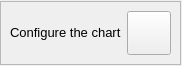
          <widget class="QWidget" name="scrollAreaWidgetContents_4">
           <property name="geometry">
            <rect>
             <x>0</x>
             <y>0</y>
             <width>182</width>
             <height>66</height>
            </rect>
           </property>
           <layout class="QVBoxLayout" name="verticalLayout_27">
            <property name="spacing">
             <number>0</number>
            </property>
            <property name="leftMargin">
             <number>0</number>
            </property>
            <property name="topMargin">
             <number>0</number>
            </property>
            <property name="rightMargin">
             <number>0</number>
            </property>
            <property name="bottomMargin">
             <number>0</number>
            </property>
            <item>
             <layout class="QVBoxLayout" name="testPageLayout">
              <item alignment="Qt::AlignHCenter|Qt::AlignVCenter">
               <widget class="QFrame" name="testFrameConfChart">
                <property name="sizePolicy">
                 <sizepolicy hsizetype="Maximum" vsizetype="Maximum">
                  <horstretch>0</horstretch>
                  <verstretch>0</verstretch>
                 </sizepolicy>
                </property>
                <property name="font">
                 <font>
                  <pointsize>10</pointsize>
                 </font>
                </property>
                <property name="frameShape">
                 <enum>QFrame::StyledPanel</enum>
                </property>
                <property name="frameShadow">
                 <enum>QFrame::Raised</enum>
                </property>
                <layout class="QHBoxLayout" name="horizontalLayout_7">
                 <item alignment="Qt::AlignVCenter">
                  <widget class="QLabel" name="label_26">
                   <property name="sizePolicy">
                    <sizepolicy hsizetype="Maximum" vsizetype="Preferred">
                     <horstretch>0</horstretch>
                     <verstretch>0</verstretch>
                    </sizepolicy>
                   </property>
                   <property name="font">
                    <font>
                     <pointsize>10</pointsize>
                    </font>
                   </property>
                   <property name="text">
                    <string>Configure the chart</string>
                   </property>
                  </widget>
                 </item>
                 <item alignment="Qt::AlignVCenter">
                  <widget class="QPushButton" name="testBtnConfChart">
                   <property name="sizePolicy">
                    <sizepolicy hsizetype="Fixed" vsizetype="Fixed">
                     <horstretch>0</horstretch>
                     <verstretch>0</verstretch>
                    </sizepolicy>
                   </property>
                   <property name="minimumSize">
                    <size>
                     <width>44</width>
                     <height>44</height>
                    </size>
                   </property>
                   <property name="maximumSize">
                    <size>
                     <width>44</width>
                     <height>44</height>
                    </size>
                   </property>
                   <property name="text">
                    <string/>
                   </property>
                   <property name="icon">
                    <iconset resource="MainWin.qrc">
                     <normaloff>:/icons/media/icons/chart.ico</normaloff>:/icons/media/icons/chart.ico</iconset>
                   </property>
                   <property name="iconSize">
                    <size>
                     <width>32</width>
                     <height>32</height>
                    </size>
                   </property>
                  </widget>
                 </item>
                </layout>
               </widget>
              </item>
             </layout>
            </item>
           </layout>
          </widget>
